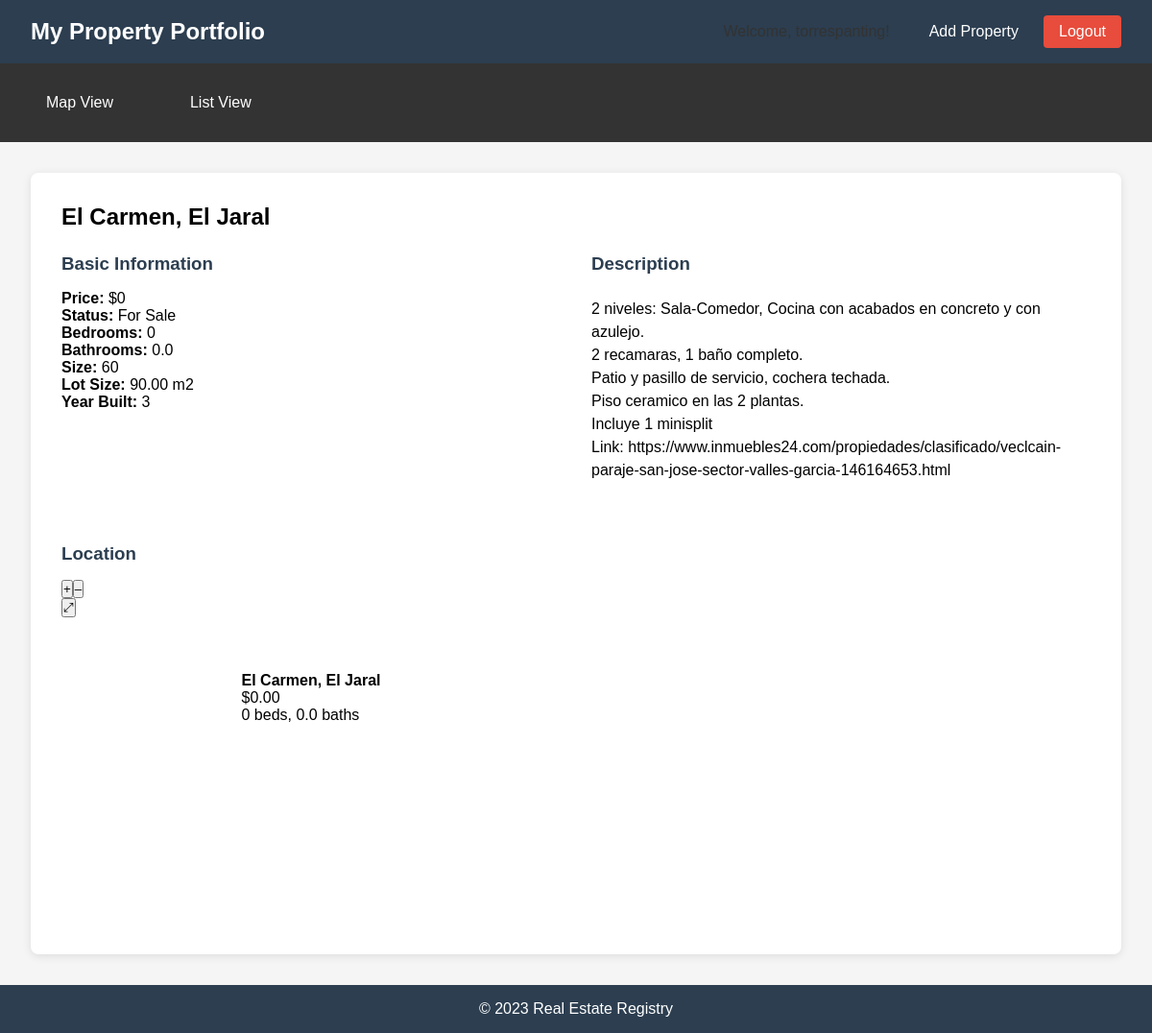
The page /property/1 (signed in) on the database its author committed.
### models.py (models this page shows, shortened)
class Property(db.Model):
    __tablename__ = 'properties'
    id = db.Column(db.Integer, primary_key=True)
    address = db.Column(db.String(200), nullable=False)
    price = db.Column(db.Numeric(12, 2), nullable=False)
    bedrooms = db.Column(db.Integer, nullable=False)
    bathrooms = db.Column(db.Numeric(3, 1), nullable=False)
    square_feet = db.Column(db.Integer, nullable=False)
    lot_size = db.Column(db.Numeric(10, 2))
    year_built = db.Column(db.Integer)
    status = db.Column(db.String(20), nullable=False)
    description = db.Column(db.Text)
    latitude = db.Column(db.Float)
    longitude = db.Column(db.Float)
    created_at = db.Column(db.DateTime, default=db.func.current_timestamp())
    status = db.Column(db.String(50), default="For Sale")
    user_id = db.Column(db.Integer, db.ForeignKey('users.id'), nullable=False)

### routes.py (the view)
@app.route('/property/<int:property_id>')
@login_required
def property_detail(property_id):
    property = Property.query.filter_by(id=property_id, user_id=current_user.id).first_or_404()
    return render_template('property_detail.html', property=property)

### routes.py (called while the page is built)
@login_manager.user_loader
def load_user(user_id):
    return User.query.get(int(user_id))

### templates/property_detail.html (shortened to what this page needs)
{% extends "base.html" %}
{% block head %}
<link rel="stylesheet" href="https://cdn.jsdelivr.net/npm/ol@v7.3.0/ol.css">
{% endblock %}
{% block content %}
<div class="property-detail">
    <h2>{{ property.address }}</h2>
    <div class="detail-sections">
        <div class="detail-section">
            <h3>Basic Information</h3>
            <p><strong>Price:</strong> ${{ "{:,.0f}".format(property.price) }}</p>
            <p><strong>Status:</strong> {{ property.status }}</p>
            <p><strong>Bedrooms:</strong> {{ property.bedrooms }}</p>
            <p><strong>Bathrooms:</strong> {{ property.bathrooms }}</p>
            <p><strong>Size:</strong> {{ "{:,.0f}".format(property.square_feet) }}</p>
            <p><strong>Lot Size:</strong> {{ property.lot_size }} m2</p>
            <p><strong>Year Built:</strong> {{ property.year_built }}</p>
        </div>
        <div class="detail-section">
            <h3>Description</h3>
            <div class="property-description">{{ property.description }}</div>
        </div>
        <div class="detail-section">
            <h3>Location</h3>
            <div id="property-map" class="map" style="height: 300px;"></div>
        </div>
    </div>
    <div class="actions">
        <a href="{{ url_for('list_view') }}" class="btn">Back to List</a>
    </div>
</div>
{% endblock %}

### templates/base.html (shortened to what this page needs)
<!DOCTYPE html>
<html lang="en">
<head>
    <link rel="stylesheet" href="{{ url_for('static', filename='css/styles.css') }}">
    {% block head %}{% endblock %}
</head>
<body>
    <header>
        <div class="logo">
            <h1>My Property Portfolio</h1>
        </div>
        <div class="user-controls">
            {% if current_user.is_authenticated %}
                <span class="welcome-message">Welcome, {{ current_user.username }}!</span>
                <a href="{{ url_for('add_property') }}" class="btn">Add Property</a>
                <a href="{{ url_for('logout') }}" class="btn btn-logout">Logout</a>
            {% else %}
                <a href="{{ url_for('login') }}" class="btn">Login</a>
                <a href="{{ url_for('signup') }}" class="btn btn-signup">Sign Up</a>
            {% endif %}
        </div>
    </header>
    <nav>
        <ul>
            <li><a href="{{ url_for('map_view') }}" {% if request.path == '/map' %}class="active"{% endif %}>Map View</a></li>
            <li><a href="{{ url_for('list_view') }}" {% if request.path == '/list' %}class="active"{% endif %}>List View</a></li>
        </ul>
    </nav>
    <main>
        {% block content %}{% endblock %}
    </main>
    <footer>
        <div class="footer-content">
            <p>&copy; 2023 Real Estate Registry</p>
        </div>
    </footer>
</body>
</html>

### static/css/styles.css (style rules this page uses)
* { margin: 0; padding: 0; box-sizing: border-box; font-family: 'Arial', sans-serif; }
body { display: flex; flex-direction: column; min-height: 100vh; background-color: #f5f5f5; }
header { display: flex; justify-content: space-between; align-items: center; padding: 1rem 2rem; background-color: #2c3e50; color: white; }
.logo h1 { font-size: 1.5rem; }
.user-controls { display: flex; align-items: center; gap: 1rem; }
.btn { padding: 0.5rem 1rem; color: white; border: none; border-radius: 4px; text-decoration: none; cursor: pointer; display: inline-block; min-width: 80px; text-align: center; box-sizing: border-box; transition: background-color 0.3s; }
nav { background-color: #34495e; }
nav ul { display: flex; list-style: none; }
nav ul li a { display: block; padding: 1rem 2rem; color: white; text-decoration: none; transition: background-color 0.3s; }
main { flex: 1; padding: 2rem; }
.property-detail { background-color: white; padding: 2rem; border-radius: 8px; box-shadow: 0 2px 10px rgba(0, 0, 0, 0.1); }
.detail-sections { display: grid; grid-template-columns: 1fr 1fr; gap: 2rem; margin-top: 1.5rem; }
.detail-section { margin-bottom: 1.5rem; }
.detail-section h3 { margin-bottom: 1rem; color: #2c3e50; }
footer { background-color: #2c3e50; color: white; padding: 1rem 2rem; text-align: center; }
nav { background: #333; padding: 1rem; }
nav a { color: white; margin-right: 1rem; text-decoration: none; }
.user-controls { display: flex; align-items: center; gap: 10px; }
.welcome-message { margin-right: 15px; font-weight: 500; color: #333; }
.btn-logout { background-color: #e74c3c; }
.property-description { white-space: pre-wrap; word-wrap: break-word; font-family: inherit; line-height: 1.5; padding: 0.5em 0; }

### rows shown on the page
Property: address "El Carmen, El Jaral", price "0", status "For Sale", bedrooms "0", bathrooms "0.0", square_feet "60", lot_size "90.00", year_built "3", description "2 niveles: Sala-Comedor, Cocina con acabados en concreto y con azulejo. 2 recamaras, 1 baño completo. Patio y pasillo de servicio, cochera techada. Piso ceramico en las 2 plantas. Incluye 1 minisplit Link: https://www.inmuebles24.com/propiedades/clasificado/veclcain-paraje-san-jose-sector-valles-garcia-146164653.html"
